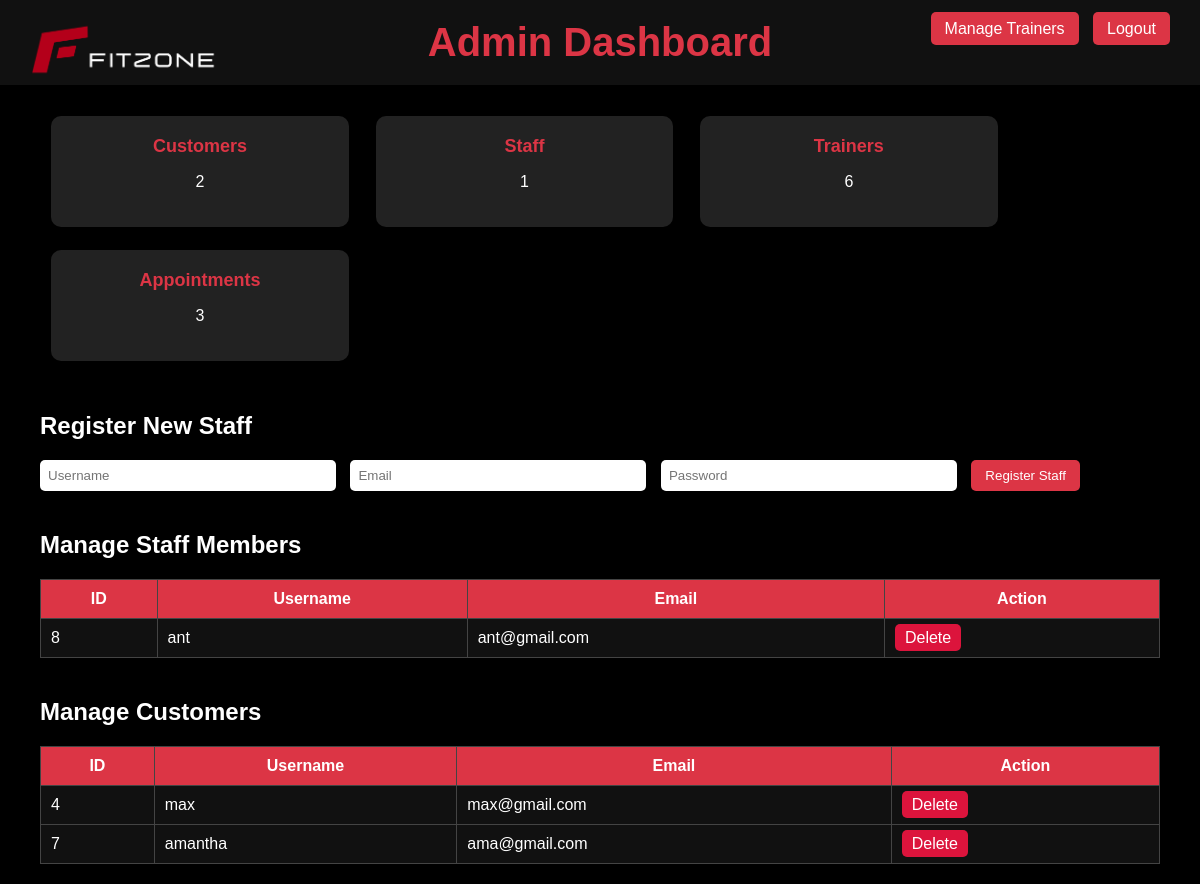
Screenshot of /gym/includes/admin/dashboard.php (signed in) with the database file from the repository.
### tables this page shows
CREATE TABLE `users` (
  `user_id` int(11) NOT NULL,
  `username` varchar(50) NOT NULL,
  `pwd` varchar(255) NOT NULL,
  `email` varchar(100) NOT NULL,
  `role` enum('customer','staff','admin') NOT NULL,
  `membership_plan` varchar(50) DEFAULT 'bronze'
);

### gym/includes/admin/dashboard.php (the view, shortened to what this page needs)
<?php
include('../dbconnect.php');
$userCount = mysqli_num_rows(mysqli_query($conn, "SELECT * FROM users WHERE role='customer'"));
$staffCount = mysqli_num_rows(mysqli_query($conn, "SELECT * FROM users WHERE role='staff'"));
$trainerCount = mysqli_num_rows(mysqli_query($conn, "SELECT * FROM trainers"));
$appointmentCount = mysqli_num_rows(mysqli_query($conn, "SELECT * FROM appointments"));
?>
<!DOCTYPE html>
<html>
<head>
</head>
<body>
<div class="header">
    <img src="../image/logo.png" alt="FitZone Logo">
    <h1>Admin Dashboard</h1>
    <div class="nav-buttons">
        <a href="managetrainers.php">Manage Trainers</a>
        <a href="../../includes/logout.php">Logout</a>
    </div>
</div>
<div class="container">
    <div class="stat-box">
        <h3>Customers</h3>
        <p><?= $userCount ?></p>
    </div>
    <div class="stat-box">
        <h3>Staff</h3>
        <p><?= $staffCount ?></p>
    </div>
    <div class="stat-box">
        <h3>Trainers</h3>
        <p><?= $trainerCount ?></p>
    </div>
    <div class="stat-box">
        <h3>Appointments</h3>
        <p><?= $appointmentCount ?></p>
    </div>
    <div class="form-section">
        <h2>Register New Staff</h2>
        <form method="POST">
            <input type="text" name="username" placeholder="Username" required>
            <input type="email" name="email" placeholder="Email" required>
            <input type="password" name="password" placeholder="Password" required>
            <button type="submit" name="register_staff">Register Staff</button>
        </form>
    </div>
    <div class="form-section">
        <h2>Manage Staff Members</h2>
        <table>
            <tr><th>ID</th><th>Username</th><th>Email</th><th>Action</th></tr>
            <?php
            $staffs = mysqli_query($conn, "SELECT * FROM users WHERE role='staff'");
            while ($staff = mysqli_fetch_assoc($staffs)) {
                echo "<tr>
                        <td>{$staff['user_id']}</td>
                        <td>{$staff['username']}</td>
                        <td>{$staff['email']}</td>
                        <td><a href='dashboard.php?delete_staff={$staff['user_id']}' class='btn-delete'>Delete</a></td>
                    </tr>";
            }
            ?>
        </table>
    </div>
    <div class="form-section">
        <h2>Manage Customers</h2>
        <table>
            <tr><th>ID</th><th>Username</th><th>Email</th><th>Action</th></tr>
            <?php
            $customers = mysqli_query($conn, "SELECT * FROM users WHERE role='customer'");
            while ($cust = mysqli_fetch_assoc($customers)) {
                echo "<tr>
                        <td>{$cust['user_id']}</td>
                        <td>{$cust['username']}</td>
                        <td>{$cust['email']}</td>
                        <td><a href='dashboard.php?delete_customer={$cust['user_id']}' class='btn-delete'>Delete</a></td>
                    </tr>";
            }
            ?>
        </table>
    </div>
</div>
</body>
</html>

### gym/includes/admin/dashboard.php (style rules this page uses)
body { margin: 0; padding: 0; background-color: #000; font-family: Arial, sans-serif; color: white; }
.header { background-color: #111; padding: 20px; text-align: center; position: relative; }
.header img { height: 60px; position: absolute; left: 30px; }
.header h1 { color: #dc3545; font-size: 2.5em; margin: 0; display: inline-block; }
.nav-buttons { position: absolute; top: 20px; right: 30px; }
.nav-buttons a { background-color: #dc3545; color: white; text-decoration: none; padding: 8px 14px; border-radius: 5px; margin-left: 10px; }
.container { padding: 20px 40px; }
.stat-box { display: inline-block; width: 23%; background: #222; padding: 20px; margin: 1%; border-radius: 10px; text-align: center; color: #fff; }
.stat-box h3 { margin: 0; font-size: 18px; color: #dc3545; }
.form-section { margin-top: 40px; }
input[type="text"], input[type="email"], input[type="password"] { padding: 8px; width: 25%; margin-right: 10px; border-radius: 5px; border: none; }
button { padding: 8px 14px; background-color: #dc3545; color: white; border: none; border-radius: 5px; }
table { width: 100%; border-collapse: collapse; margin-top: 20px; background-color: #111; }
table th, table td { padding: 10px; border: 1px solid #444; color: white; }
table th { background-color: #dc3545; }
.btn-delete { background-color: crimson; color: white; padding: 5px 10px; text-decoration: none; border-radius: 5px; }

### rows the page displays
users: user_id "8", username "ant", email "ant@gmail.com"
users: user_id "4", username "max", email "max@gmail.com"
users: user_id "7", username "amantha", email "ama@gmail.com"

### other values shown
$userCount "2"
$staffCount "1"
$trainerCount "6"
$appointmentCount "3"
